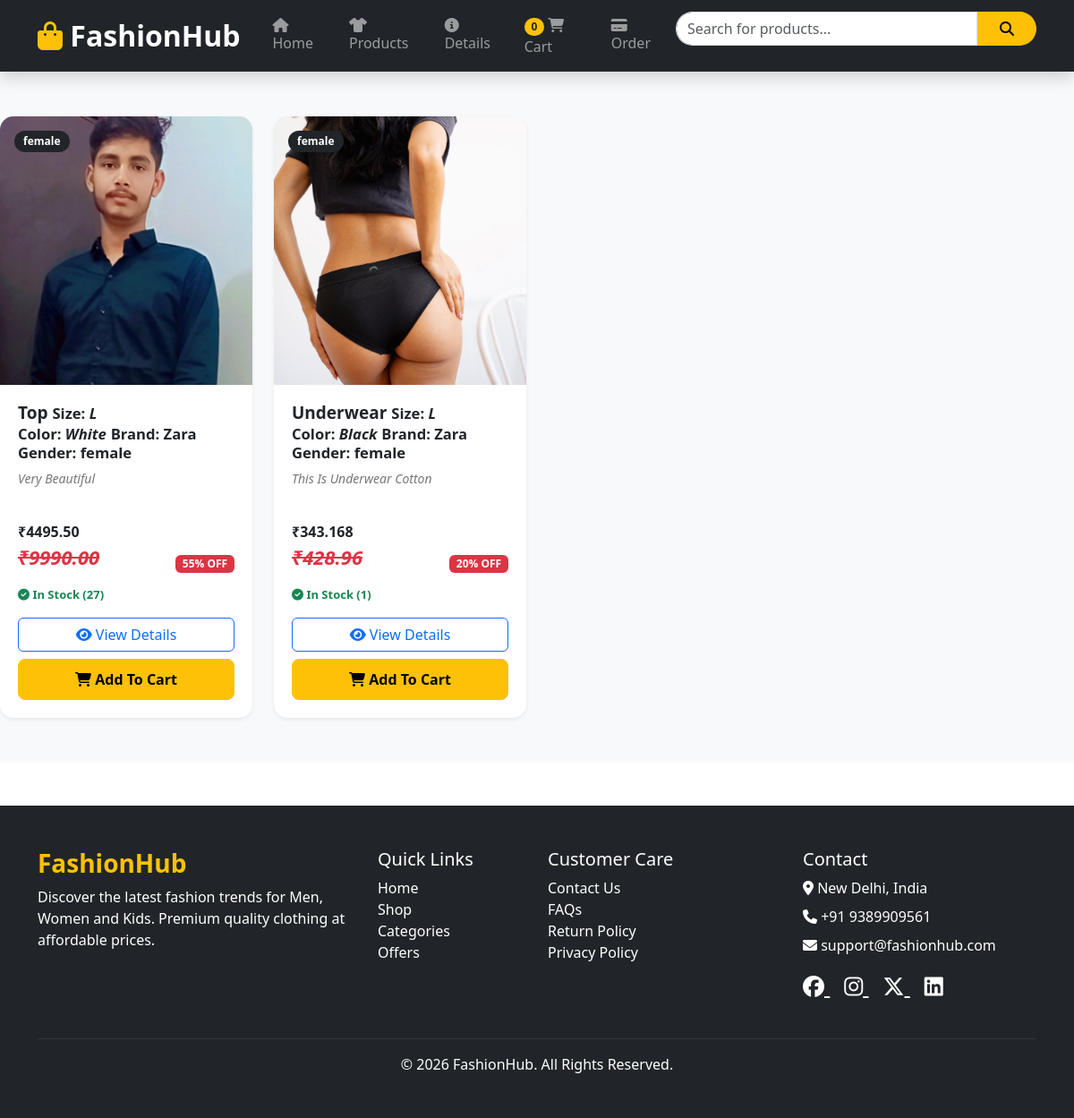
Screenshot of /women/ with the database file from the repository.
### AppApi/models.py (models this page shows, shortened)
class Product(models.Model):
    name = models.CharField(max_length=200)
    category = models.CharField(max_length=100)
    gender = models.CharField(
        max_length=15,
        choices=GENDER_CHOICES
    )
    description = models.TextField()
    price = models.DecimalField(max_digits=10, decimal_places=2)
    discount = models.IntegerField(default=0)
    image = models.ImageField(upload_to='products/')
    stock = models.PositiveIntegerField(default=0)
    size = models.CharField(
            max_length=4,
            choices=SIZE_CHOICES
        )
    color = models.CharField(max_length=50, blank=True)
    brand = models.CharField(max_length=100, blank=True)
    sku = models.CharField(max_length=100, unique=True)
    created_at = models.DateTimeField(auto_now_add=True)

### CodeAlpha/frontend_view.py (the view)
# urls.py: path('women/',frontend_view.women,name='women'),
def women(request):
    products = Product.objects.filter(gender='female')
    for product in products:
                 product.name = product.name.capitalize()
                 product.color = product.color.capitalize()
                 product.brand = product.brand.capitalize()
                 product.size = product.size.upper()
                 product.description = product.description.title()
                 product.discount_price = product.price - (product.price * product.discount / 100)
    return render(request, "women.html", {"products": products})

### templates/women.html
{% include "header.html" %}
{% include "product_section.html" %}
{% include "footer.html" %}

### templates/product_section.html (shortened to what this page needs)
{% load static %}
<link rel="stylesheet" href="{% static 'products.css' %}">
<section class="products-section">
    <div class="row g-4">
        {% for product in products %}
        <div class="col-xl-3 col-lg-4 col-md-6">
            <div class="card product-card shadow-sm h-100">
                <div class="product-image-wrapper">
                    {% if product.image %}
                    <img src="{{ product.image.url }}"
                         class="product-image"
                         alt="{{ product.name }}">
                    {% endif %}
                    <span class="badge bg-dark position-absolute top-0 start-0 m-3 gender-badge">
                        {{ product.gender  }}
                    </span>
                </div>
                <div class="product-info">
                    <h5 class="product-name">
                        <b>{{ product.name }}</b>  <small>Size: <i>{{ product.size }}</i></small>
                        <br>
                        <small>Color: <i>{{ product.color }}</i></small>
                        <small>Brand: {{ product.brand }}</small>
                         <small>Gender: {{ product.gender }}</small>
                    </h5>
                    <p class="product-description">
                        <i>{{ product.description  }}</i>
                    </p>
                <strong>
                            ₹{{ product.discount_price}}
                        </strong>
                    <div class="d-flex justify-content-between align-items-center ">
                        <span class="product-price">
                            <p style="text-decoration: line-through;"><i>₹{{ product.price }} </i></p>
                        </span>
                        {% if product.discount %}
                            <span class="badge bg-danger">
                                {{ product.discount }}% OFF
                            </span>
                        {% endif %}
                    </div>
                    {% if product.stock > 0 %}
                        <p class="stock-text mb-3">
                            <i class="fa-solid fa-circle-check"></i>
                            In Stock ({{ product.stock }})
                        </p>
                    {% else %}
                        <p class="text-danger fw-bold mb-3">
                            <i class="fa-solid fa-circle-xmark"></i>
                            Out of Stock
                        </p>
                    {% endif %}
                    <div class="d-grid gap-2">
                        <a href="{% url 'products_details' %}"
                           class="btn btn-outline-primary">
                            <i class="fa-solid fa-eye"></i>
                            View Details
                        </a>
                        {% if product.stock > 0 %}
                        <button class="btn btn-warning cart-btn">
                            <i class="fa-solid fa-cart-shopping"></i>
                            Add To Cart
                        </button>
                        {% else %}
                        <button class="btn btn-secondary cart-btn"
                                disabled>
                            Out of Stock
                        </button>
                        {% endif %}
                    </div>
                </div>
            </div>
        </div>
        {% endfor %}
    </div>
</section>

### static/products.css (style rules this page uses)
.products-section { padding: 50px 0; background: #f8f9fa; }
.product-card { border: none; border-radius: 15px; overflow: hidden; transition: 0.3s ease; background: #fff; }
.product-image-wrapper { position: relative; overflow: hidden; background: #f1f1f1; }
.product-image { width: 100%; height: 300px; object-fit: cover; transition: transform 0.4s ease; }
.product-info { padding: 20px; }
.product-name { font-size: 19px; font-weight: 600; margin-bottom: 8px; }
.product-description { font-size: 14px; color: #777; min-height: 42px; }
.product-price { font-size: 22px; font-weight: 700; color: #dc3545; }
.gender-badge { font-size: 12px; padding: 6px 10px; border-radius: 20px; }
.stock-text { font-size: 13px; color: #198754; font-weight: 600; }
.cart-btn { border-radius: 8px; font-weight: 600; padding: 10px; transition: 0.3s; }

### rows the page displays
Product: image (picture), gender "female", name "Top", size "L", color "White", brand "Zara", description "Very Beautiful", discount_price "4495.50", price "9990.00", discount "55", stock "27", shows "Add To Cart"
Product: image (picture), gender "female", name "Underwear", size "L", color "Black", brand "Zara", description "This Is Underwear Cotton", discount_price "343.168", price "428.96", discount "20", stock "1", shows "Add To Cart"
